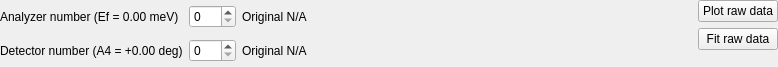
<?xml version="1.0" encoding="UTF-8"?>
<ui version="4.0">
 <class>Form</class>
 <widget class="QWidget" name="Form">
  <property name="geometry">
   <rect>
    <x>0</x>
    <y>0</y>
    <width>778</width>
    <height>67</height>
   </rect>
  </property>
  <property name="sizePolicy">
   <sizepolicy hsizetype="Preferred" vsizetype="Minimum">
    <horstretch>0</horstretch>
    <verstretch>0</verstretch>
   </sizepolicy>
  </property>
  <property name="windowTitle">
   <string>Form</string>
  </property>
  <layout class="QVBoxLayout" name="verticalLayout">
   <property name="leftMargin">
    <number>0</number>
   </property>
   <property name="topMargin">
    <number>0</number>
   </property>
   <property name="rightMargin">
    <number>0</number>
   </property>
   <property name="bottomMargin">
    <number>0</number>
   </property>
   <item>
    <layout class="QHBoxLayout" name="horizontalLayout">
     <item>
      <layout class="QGridLayout" name="gridLayout">
       <property name="verticalSpacing">
        <number>6</number>
       </property>
       <item row="1" column="0">
        <widget class="QLabel" name="Raw1D_Detector_label">
         <property name="text">
          <string>Detector number (A4 = +0.00 deg)</string>
         </property>
        </widget>
       </item>
       <item row="0" column="2">
        <widget class="QLabel" name="Raw1D_Analyzer_Original_label">
         <property name="toolTip">
          <string>Analyzer Selected in DataFile</string>
         </property>
         <property name="statusTip">
          <string>Analyzer Selected in DataFile</string>
         </property>
         <property name="whatsThis">
          <string/>
         </property>
         <property name="text">
          <string>Original N/A</string>
         </property>
        </widget>
       </item>
       <item row="1" column="2">
        <widget class="QLabel" name="Raw1D_Detector_Original_label">
         <property name="toolTip">
          <string>Detector Selected in DataFile</string>
         </property>
         <property name="statusTip">
          <string>Detector Selected in DataFile</string>
         </property>
         <property name="text">
          <string>Original N/A</string>
         </property>
        </widget>
       </item>
       <item row="0" column="1">
        <widget class="QSpinBox" name="Raw1D_Analyzer_spinBox">
         <property name="toolTip">
          <string>Analyzer selection</string>
         </property>
         <property name="statusTip">
          <string>Analyzer to use for plot</string>
         </property>
         <property name="maximum">
          <number>7</number>
         </property>
        </widget>
       </item>
       <item row="0" column="0">
        <widget class="QLabel" name="Raw1D_Analyzer_label">
         <property name="text">
          <string>Analyzer number (Ef = 0.00 meV)</string>
         </property>
        </widget>
       </item>
       <item row="1" column="1">
        <widget class="QSpinBox" name="Raw1D_Detector_spinBox">
         <property name="toolTip">
          <string>Detector selection</string>
         </property>
         <property name="statusTip">
          <string>Detector to use for plot</string>
         </property>
         <property name="maximum">
          <number>103</number>
         </property>
        </widget>
       </item>
      </layout>
     </item>
     <item>
      <spacer name="horizontalSpacer_2">
       <property name="orientation">
        <enum>Qt::Horizontal</enum>
       </property>
       <property name="sizeHint" stdset="0">
        <size>
         <width>40</width>
         <height>20</height>
        </size>
       </property>
      </spacer>
     </item>
     <item>
      <layout class="QVBoxLayout" name="verticalLayout_2">
       <item>
        <widget class="QPushButton" name="Raw1D_plot_button">
         <property name="toolTip">
          <string>Plot selected detector and analyzer</string>
         </property>
         <property name="statusTip">
          <string>Plot selected detector and analyzer</string>
         </property>
         <property name="text">
          <string>Plot raw data</string>
         </property>
        </widget>
       </item>
       <item>
        <widget class="QPushButton" name="Raw1D_fit_button">
         <property name="toolTip">
          <string>Fit selected detector and analyzer</string>
         </property>
         <property name="statusTip">
          <string>Fit selected detector and analyzer</string>
         </property>
         <property name="text">
          <string>Fit raw data</string>
         </property>
        </widget>
       </item>
       <item>
        <spacer name="verticalSpacer_2">
         <property name="orientation">
          <enum>Qt::Vertical</enum>
         </property>
         <property name="sizeHint" stdset="0">
          <size>
           <width>20</width>
           <height>5</height>
          </size>
         </property>
        </spacer>
       </item>
      </layout>
     </item>
    </layout>
   </item>
  </layout>
 </widget>
 <resources/>
 <connections/>
</ui>
